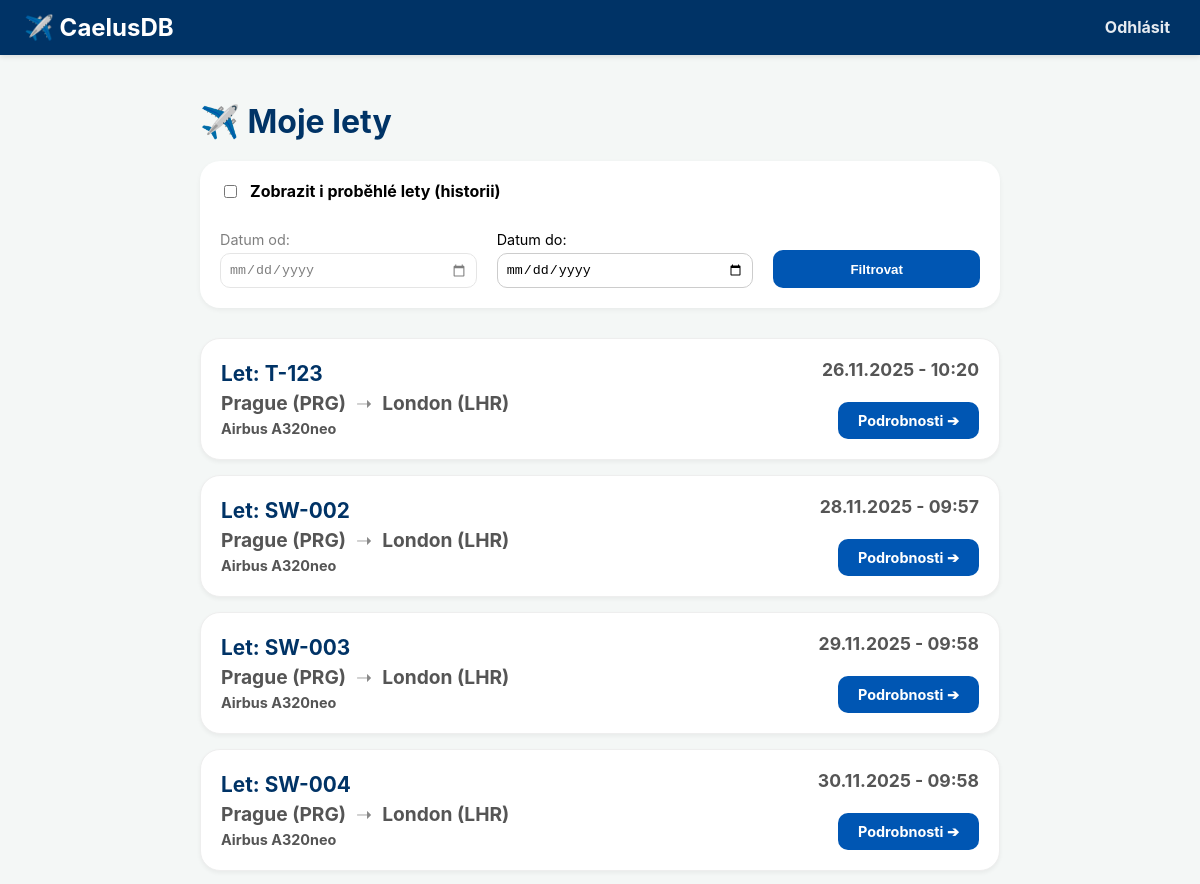
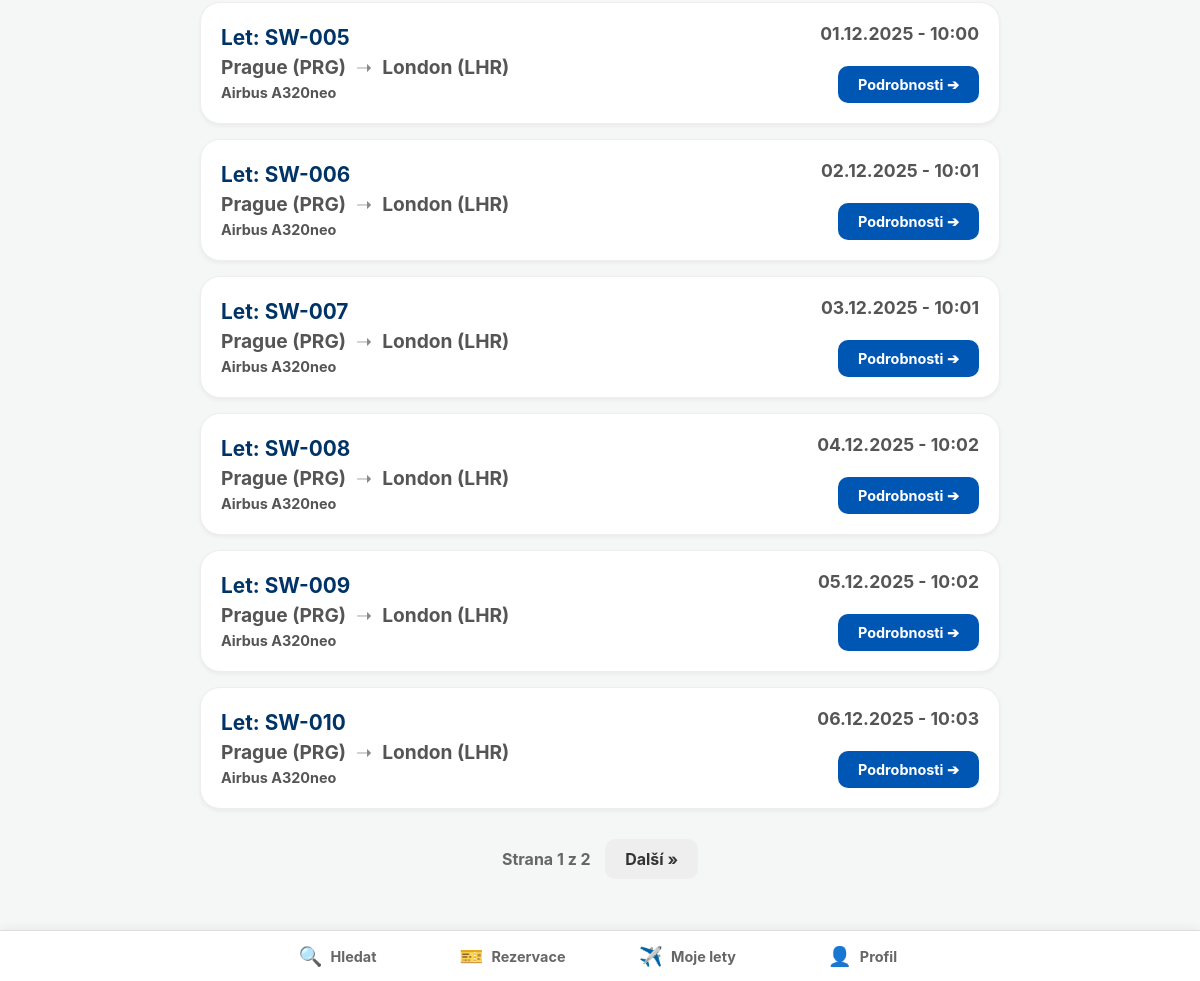
The app's page /moje-lety/ (signed in) with its own data (2 pictures, top to bottom).
### main/models.py (models this page shows, shortened)
class Lety(models.Model):
    cislo_letu = models.CharField(max_length=10)  # text
    cas_odletu = models.DateTimeField()  # time
    cas_priletu = models.DateTimeField()  # time
    id_letiste_odletu = models.ForeignKey(Letiste, on_delete=models.PROTECT, related_name="odlety")
    id_letiste_priletu = models.ForeignKey(Letiste, on_delete=models.PROTECT, related_name="prilety")
    id_letadla = models.ForeignKey(Letadla, on_delete=models.PROTECT)
    id_aerolinky = models.ForeignKey(Aerolinky, on_delete=models.PROTECT)
    posadka = models.ManyToManyField(
        settings.AUTH_USER_MODEL,  # vazba na Uzivatel
        related_name="lety"  # Umožní najít všechny lety pro daného uživatele (clena posadky)
    )

class Letiste(models.Model):
    nazev_letiste = models.CharField(max_length=255)  # text
    kod_iata = models.CharField(max_length=3, unique=True)  # text
    mesto = models.CharField(max_length=100)  # text
    zeme = models.CharField(max_length=100)  # text

class Letadla(models.Model):
    model = models.CharField(max_length=100)  # text
    kapacita_sedadel = models.PositiveIntegerField()  # int
    datum_vyroby = models.DateField()  # time
    id_aerolinky = models.ForeignKey(
        Aerolinky,
        on_delete=models.PROTECT,  # Zabraňuje smazání aerolinky, pokud má přiřazená letadla
        related_name="letadla"  # umožňuje definovat název pro zpětný dotaz
    )

class Role(models.Model):
    nazev_role = models.CharField(max_length=100)  # text

### main/views.py (the view)
# urls.py: path('moje-lety/', views.moje_lety, name='moje_lety'),
@login_required
def moje_lety(request):
    lety_qs = request.user.lety.all()
    datum_od = request.GET.get('datum_od')
    datum_do = request.GET.get('datum_do')
    zobrazit_vse = request.GET.get('zobrazit_vse') == 'on'
    if not zobrazit_vse:
        lety_qs = lety_qs.filter(cas_odletu__gte=timezone.now())
    if datum_od:
        lety_qs = lety_qs.filter(cas_odletu__date__gte=datum_od)
    if datum_do:
        lety_qs = lety_qs.filter(cas_odletu__date__lte=datum_do)
    lety_qs = lety_qs.order_by('cas_odletu')
    paginator = Paginator(lety_qs, 10)
    page_number = request.GET.get('page')
    page_obj = paginator.get_page(page_number)
    return render(request, 'main/moje_lety.html', {
        'lety_list': page_obj,
        'zobrazit_vse': zobrazit_vse
    })

### main/templates/main/moje_lety.html (shortened to what this page needs)
{% extends 'main/base.html' %}
{% block content %}
<div style="max-width: 800px; margin: 0 auto;">
    <h1 style="margin-bottom: 20px; color: #003366"> ✈️ Moje lety</h1>
    <div style="background: white; padding: 20px; border-radius: 20px; margin-bottom: 30px; box-shadow: 0 2px 5px rgba(0,0,0,0.05);">
        <form method="GET" action="." style="display: flex; flex-wrap: wrap; gap: 20px; align-items: flex-end;">
            <div style="flex: 1 1 100%; margin-bottom: 10px;">
                <label style="cursor: pointer; font-weight: bold; display: flex; align-items: center; gap: 10px;">
                    <input type="checkbox" name="zobrazit_vse" {% if zobrazit_vse %}checked{% endif %}
                           onchange="toggleDateInputs(this)">
                    Zobrazit i proběhlé lety (historii)
                </label>
            </div>
            <div id="datum-od-wrapper" style="flex: 1 1 150px; {% if not zobrazit_vse %}opacity: 0.5; pointer-events: none;{% endif %}">
                <label style="display: block; margin-bottom: 5px; font-size: 0.9rem;">Datum od:</label>
                <input type="date" id="input-datum-od" name="datum_od" value="{{ request.GET.datum_od }}" class="form-control">
            </div>
            <div style="flex: 1 1 150px;">
                <label style="display: block; margin-bottom: 5px; font-size: 0.9rem;">Datum do:</label>
                <input type="date" name="datum_do" value="{{ request.GET.datum_do }}" class="form-control">
            </div>
            <div style="flex: 1 1 100px;">
                <button type="submit" class="btn btn-primary" style="width: 100%; height: 38px; border-radius: 10px;">
                    Filtrovat
                </button>
            </div>
        </form>
    </div>
    {% if lety_list %}
        {% for let in lety_list %}
            <div class="flight-list-card">
                <div class="flight-date-pos" style="color: #555; font-weight: bold; font-size: 1.1rem;">
                    {{ let.cas_odletu|date:"d.m.Y - H:i" }}
                </div>
                <div class="flight-info">
                    <div style="font-size: 1.3rem; font-weight: bold; color: #003366; margin-bottom: 5px;">
                        Let: {{ let.cislo_letu }}
                    </div>
                    <div class="route-text" style="color: #555; font-size: 1.2rem">
                        <span>{{ let.id_letiste_odletu.mesto }} ({{ let.id_letiste_odletu.kod_iata }})</span>
                        <span class="arrow">➝</span>
                        <span>{{ let.id_letiste_priletu.mesto }} ({{ let.id_letiste_priletu.kod_iata }})</span>
                    </div>
                    <div style="color: #555; font-size: 0.9rem; font-weight: bold; margin-top: 5px;">
                        {{ let.id_letadla.model }}
                    </div>
                </div>
                <div class="flight-action">
                    <a href="{% url 'detail_moje_lety' let.id %}" class="btn btn-primary detail-btn">
                        Podrobnosti ➔
                    </a>
                </div>
            </div>
        {% endfor %}
    {% else %}
        <p style="text-align: center; color: #666; margin-top: 50px;">
            Nemáte naplánované žádné lety.
        </p>
    {% endif %}
    {% if lety_list.has_other_pages %}
        <div style="margin-top: 30px; text-align: center;">
            <div class="pagination">
                <span style="font-weight: bold; color: #666;">Strana {{ lety_list.number }} z {{ lety_list.paginator.num_pages }}</span>
                {% if lety_list.has_next %}
                    <a href="?page={{ lety_list.next_page_number }}" class="btn" style="background: #eee; color: #333; margin-left: 10px;">Další &raquo;</a>
                {% endif %}
            </div>
        </div>
    {% endif %}
</div>
{% endblock %}

### main/templates/main/base.html (shortened to what this page needs)
<!DOCTYPE html>
<html lang="cs">
<head>
</head>
<body>
    <header>
        <div class="logo">
            <a href="{% url 'home' %}">✈️ CaelusDB</a>
        </div>
        <div class="top-auth">
            {% if user.is_authenticated %}
                <form action="{% url 'logout' %}" method="post" style="display: inline;">
                    <button type="submit">Odhlásit</button>
                </form>
            {% else %}
                <a href="{% url 'login' %}">Přihlásit</a>
            {% endif %}
        </div>
    </header>
    <main class="container">
        {% block content %}
        {% endblock %}
    </main>
    <nav class="bottom-nav">
        <div class="nav-container">
            <a href="{% url 'home' %}" class="nav-item {% if request.resolver_match.url_name == 'home' %}active{% endif %}">
                <span class="nav-icon">🔍</span>
                <span class="nav-text">Hledat</span>
            </a>
            {% if user.is_authenticated %}
                <a href="{% url 'moje_rezervace' %}" class="nav-item {% if request.resolver_match.url_name == 'moje_rezervace' %}active{% endif %}">
                    <span class="nav-icon">🎫</span>
                    <span class="nav-text">Rezervace</span>
                </a>
            {% else %}
                <a href="#" class="nav-item disabled-link" onclick="showLoginAlert(event)">
                    <span class="nav-icon">🎫</span>
                    <span class="nav-text">Rezervace</span>
                </a>
            {% endif %}
            {% if user.is_authenticated %}
                {% for role in user.role.all %}
                    {% if role.nazev_role == "Pilot" or role.nazev_role == "Palubní průvodčí" %}
                        <a href="{% url 'moje_lety' %}" class="nav-item">
                            <span class="nav-icon">✈️</span>
                            <span class="nav-text">Moje lety</span>
                        </a>
                    {% endif %}
                {% endfor %}
            {% endif %}
            {% if user.is_authenticated %}
                <a href="{% url 'muj_profil' %}" class="nav-item {% if request.resolver_match.url_name == 'muj_profil' %}active{% endif %}">
                    <span class="nav-icon">👤</span>
                    <span class="nav-text">Profil</span>
                </a>
            {% else %}
                <a href="#" class="nav-item disabled-link" onclick="showLoginAlert(event)">
                    <span class="nav-icon">👤</span>
                    <span class="nav-text">Profil</span>
                </a>
            {% endif %}
        </div>
    </nav>
</body>
</html>

### main/templates/main/base.html (style rules this page uses)
body { font-family: -apple-system, BlinkMacSystemFont, "Segoe UI", Roboto, Helvetica, Arial, sans-serif; margin: 0; padding: 0; background-color: #f4f7f6; padding-bottom: 70px; padding-top: 70px; }
header { background-color: #003366; color: white; padding: 0.8rem 1.5rem; display: flex; justify-content: space-between; align-items: center; box-shadow: 0 2px 5px rgba(0,0,0,0.1); position: fixed; top: 0; left: 0; width: 100%; z-index: 1001; box-sizing: border-box; }
header a { color: white; text-decoration: none; font-weight: bold; }
header .logo { font-size: 1.5rem; }
.top-auth { font-size: 1rem; font-weight: bold; }
.top-auth a, .top-auth button { color: rgba(255,255,255,0.9); margin-left: 15px; background: none; border: none; cursor: pointer; font-family: inherit; font-size: inherit; font-weight: inherit; }
.bottom-nav { position: fixed; bottom: 0; left: 0; width: 100%; height: 50px; background-color: white; border-top: 1px solid #ddd; display: flex; justify-content: center; align-items: center; z-index: 1000; box-shadow: 0 -2px 10px rgba(0,0,0,0.05); }
.nav-container { display: flex; width: 100%; max-width: 700px; justify-content: space-around; height: 100%; }
.nav-item { flex: 1; display: flex; flex-direction: row; align-items: center; justify-content: center; text-decoration: none; color: #666; font-size: 0.9rem; font-weight: bold; transition: color 0.2s, background-color 0.2s; gap: 8px; }
.nav-icon { font-size: 1.2rem; margin-bottom: 0; }
.nav-text { display: block; }
.container { max-width: 1000px; margin: 2rem auto; padding: 0 1rem; }
.btn { padding: 10px 20px; border: none; cursor: pointer; border-radius: 10px; text-decoration: none; display: inline-block; font-weight: bold; }
.btn-primary { background-color: #0056b3; color: white; }

### main/templates/main/moje_lety.html (style rules this page uses)
.form-control { width: 100%; padding: 8px; border: 1px solid #ccc; border-radius: 10px; box-sizing: border-box; }
.flight-list-card { position: relative; background: white; padding: 20px; border-radius: 20px; margin-bottom: 15px; box-shadow: 0 2px 4px rgba(0,0,0,0.05); border: 1px solid #eee; display: flex; justify-content: space-between; min-height: 80px; }
.flight-date-pos { position: absolute; top: 20px; right: 20px; color: #666; font-weight: bold; font-size: 0.9rem; }
.flight-info { display: flex; flex-direction: column; justify-content: center; padding-right: 20px; }
.route-text { font-weight: bold; font-size: 1.1rem; color: #333; display: flex; align-items: center; gap: 10px; }
.arrow { color: #888; font-weight: normal; }
.flight-action { display: flex; align-items: flex-end; }
.detail-btn { border-radius: 10px; padding: 10px 20px; font-size: 0.9rem; white-space: nowrap; }

### records on screen
Lety: cas_odletu "26.11.2025 - 10:20", cislo_letu "T-123", id_letiste_odletu.mesto "Prague", id_letiste_odletu.kod_iata "PRG", id_letiste_priletu.mesto "London", id_letiste_priletu.kod_iata "LHR", id_letadla.model "Airbus A320neo"
Lety: cas_odletu "28.11.2025 - 09:57", cislo_letu "SW-002", id_letiste_odletu.mesto "Prague", id_letiste_odletu.kod_iata "PRG", id_letiste_priletu.mesto "London", id_letiste_priletu.kod_iata "LHR", id_letadla.model "Airbus A320neo"
Lety: cas_odletu "29.11.2025 - 09:58", cislo_letu "SW-003", id_letiste_odletu.mesto "Prague", id_letiste_odletu.kod_iata "PRG", id_letiste_priletu.mesto "London", id_letiste_priletu.kod_iata "LHR", id_letadla.model "Airbus A320neo"
Lety: cas_odletu "30.11.2025 - 09:58", cislo_letu "SW-004", id_letiste_odletu.mesto "Prague", id_letiste_odletu.kod_iata "PRG", id_letiste_priletu.mesto "London", id_letiste_priletu.kod_iata "LHR", id_letadla.model "Airbus A320neo"
Lety: cas_odletu "01.12.2025 - 10:00", cislo_letu "SW-005", id_letiste_odletu.mesto "Prague", id_letiste_odletu.kod_iata "PRG", id_letiste_priletu.mesto "London", id_letiste_priletu.kod_iata "LHR", id_letadla.model "Airbus A320neo"
Lety: cas_odletu "02.12.2025 - 10:01", cislo_letu "SW-006", id_letiste_odletu.mesto "Prague", id_letiste_odletu.kod_iata "PRG", id_letiste_priletu.mesto "London", id_letiste_priletu.kod_iata "LHR", id_letadla.model "Airbus A320neo"
Lety: cas_odletu "03.12.2025 - 10:01", cislo_letu "SW-007", id_letiste_odletu.mesto "Prague", id_letiste_odletu.kod_iata "PRG", id_letiste_priletu.mesto "London", id_letiste_priletu.kod_iata "LHR", id_letadla.model "Airbus A320neo"
Lety: cas_odletu "04.12.2025 - 10:02", cislo_letu "SW-008", id_letiste_odletu.mesto "Prague", id_letiste_odletu.kod_iata "PRG", id_letiste_priletu.mesto "London", id_letiste_priletu.kod_iata "LHR", id_letadla.model "Airbus A320neo"
Lety: cas_odletu "05.12.2025 - 10:02", cislo_letu "SW-009", id_letiste_odletu.mesto "Prague", id_letiste_odletu.kod_iata "PRG", id_letiste_priletu.mesto "London", id_letiste_priletu.kod_iata "LHR", id_letadla.model "Airbus A320neo"
Lety: cas_odletu "06.12.2025 - 10:03", cislo_letu "SW-010", id_letiste_odletu.mesto "Prague", id_letiste_odletu.kod_iata "PRG", id_letiste_priletu.mesto "London", id_letiste_priletu.kod_iata "LHR", id_letadla.model "Airbus A320neo"
Role: nazev_role "Moje lety"

### other values on screen
{{ lety_list.number }} "1"
{{ lety_list.paginator.num_pages }} "2"
